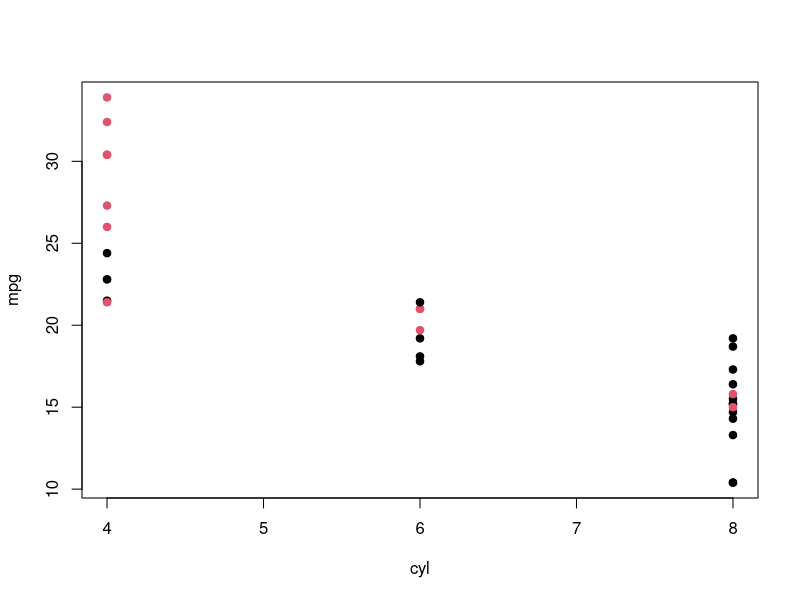
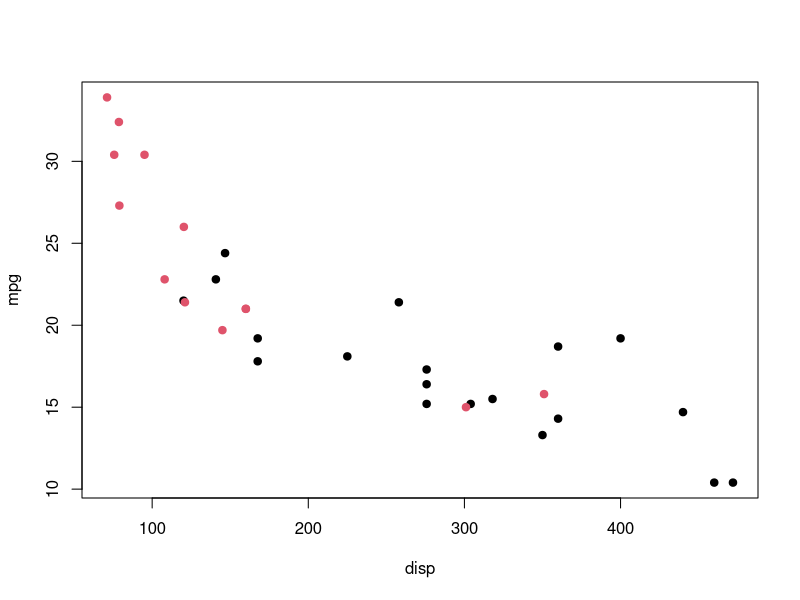
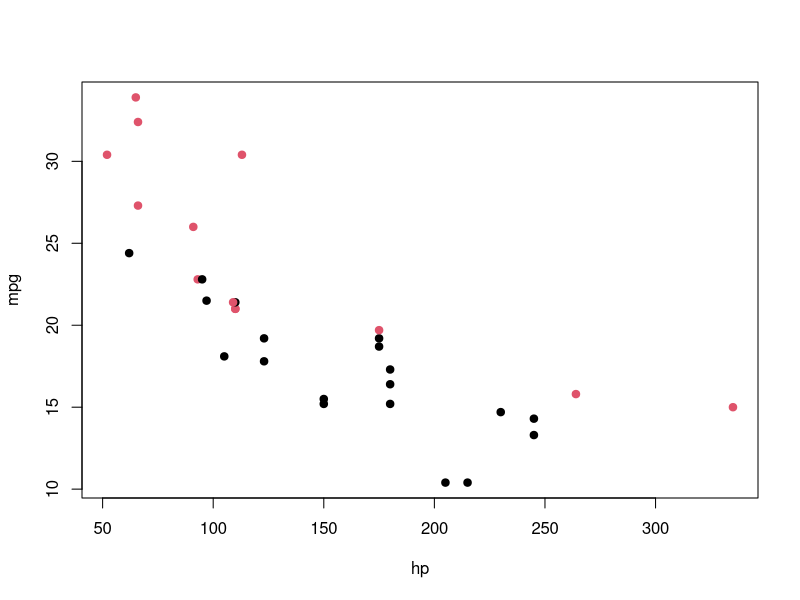
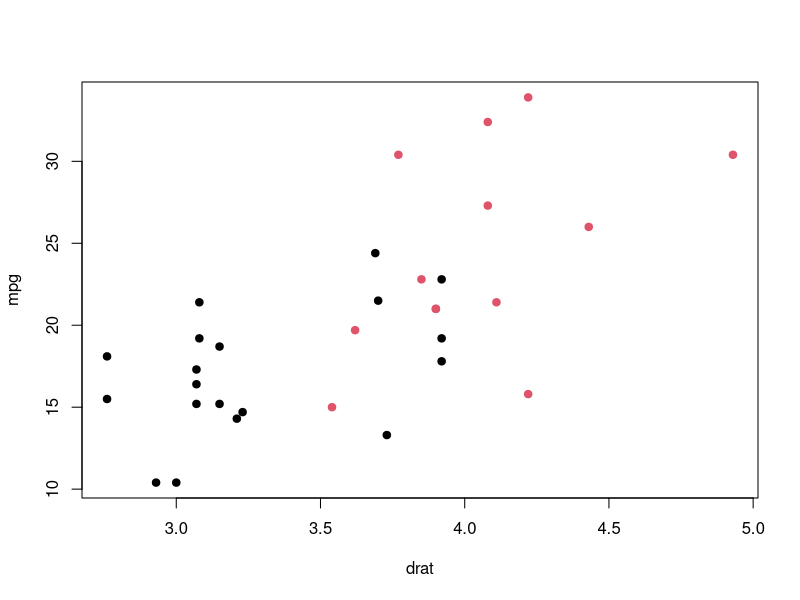
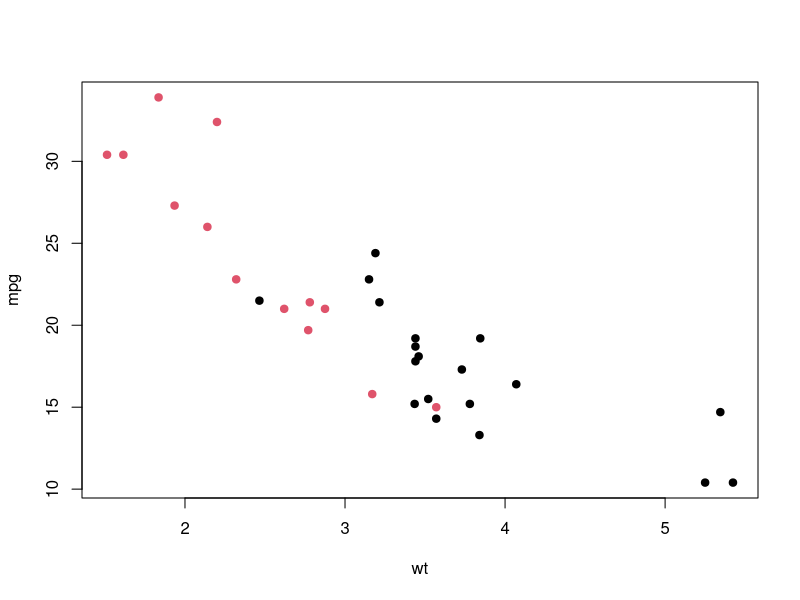
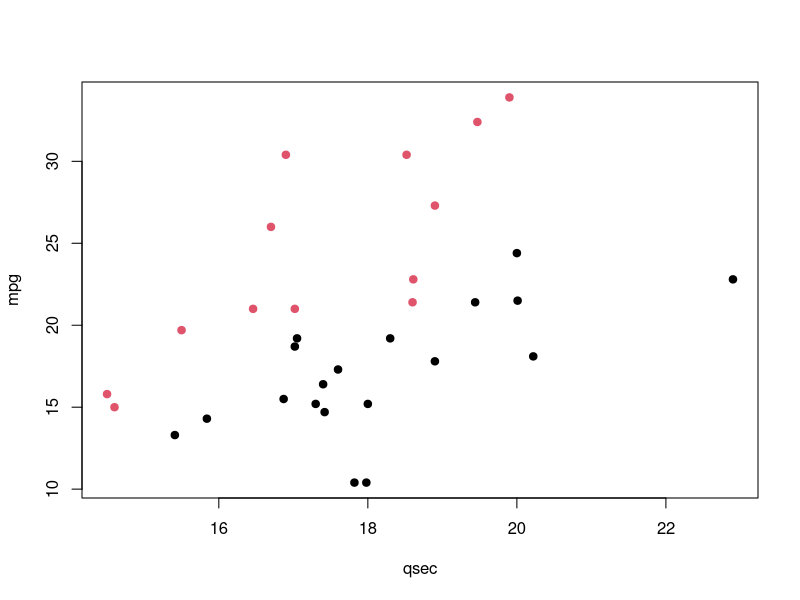
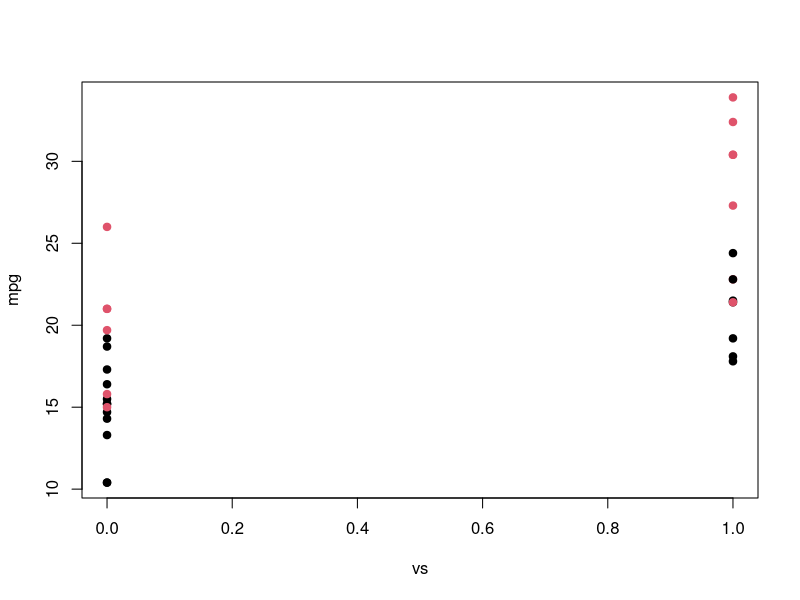
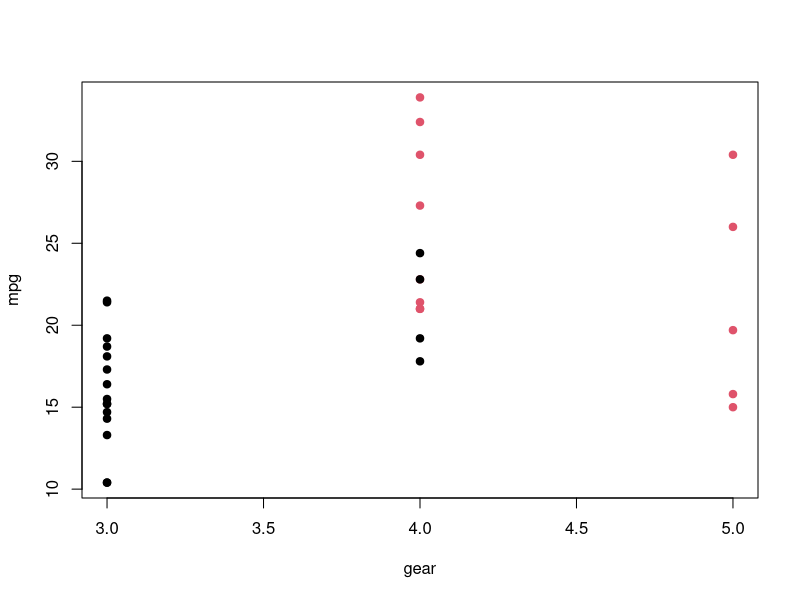

Generate these figures, in order, with R:
## ---- chunk 1
knitr::opts_chunk$set(echo = TRUE)
require(ggplot2)

## ---- chunk 2
str(mtcars)
## ---- chunk 3
plotx <- function(x) {
  plot(
    mtcars$mpg ~ mtcars[,x], 
    col = factor(mtcars$am), 
    pch = 19, 
    xlab = x, ylab = "mpg"
  )
}
cols <- names(mtcars)
cols <- cols[!cols %in% c("mpg", "am")]
par(mfrow = c(1,1))
# sapply(X = cols, FUN = plotx)
for (i in cols) plotx(i)

## ---- chunk 4
for (i in c("disp", "hp", "wt")) {
  plot(
    log(mtcars$mpg) ~ mtcars[, i],
    col = factor(mtcars$am), pch = 19, xlab = i
  )
}
